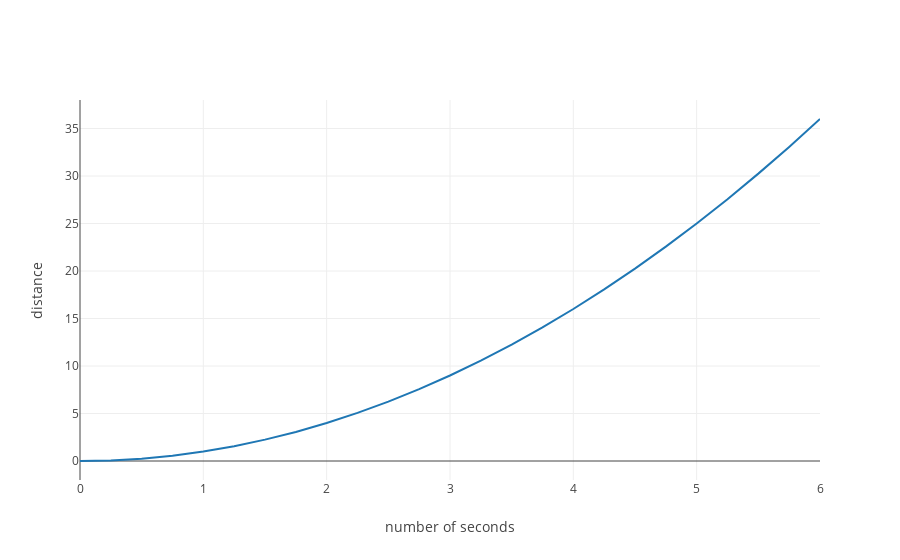

Notebook source saved alongside this figure:
### Code cell
import plotly
from plotly.offline import iplot, init_notebook_mode
init_notebook_mode(connected=True)

from graph import plot, build_layout
#from calculus import function_values_trace

x_squared = [(1, 2)]
range_twenty_four = list(range(0, 25))
six = list(map(lambda x: x/4.0, range_twenty_four))

trace_x_squared = function_values_trace(x_squared, six)
layout = build_layout(x_axis = {'title': 'number of seconds'}, y_axis = {'title': 'distance'})
plot([trace_x_squared], layout)

### Figure 1 — Plotly figure (JSON) as saved in the notebook; plotly's stock layout.template omitted (floating-point values rounded to 4 significant figures)
{"data": [{"mode": "lines", "name": "data", "text": [], "type": "scatter", "uid": "4b793e82-6ae3-11e9-8b8b-51a51e87e863", "x": [0, 0.25, 0.5, 0.75, 1, 1.25, 1.5, 1.75, 2, 2.25, 2.5, 2.75, 3, 3.25, 3.5, 3.75, 4, 4.25, 4.5, 4.75, 5, 5.25, 5.5, 5.75, 6], "y": [0, 0.0625, 0.25, 0.5625, 1, 1.562, 2.25, 3.062, 4, 5.062, 6.25, 7.562, 9, 10.56, 12.25, 14.06, 16, 18.06, 20.25, 22.56, 25, 27.56, 30.25, 33.06, 36]}], "layout": {"xaxis": {"title": "number of seconds"}, "yaxis": {"title": "distance"}}}
